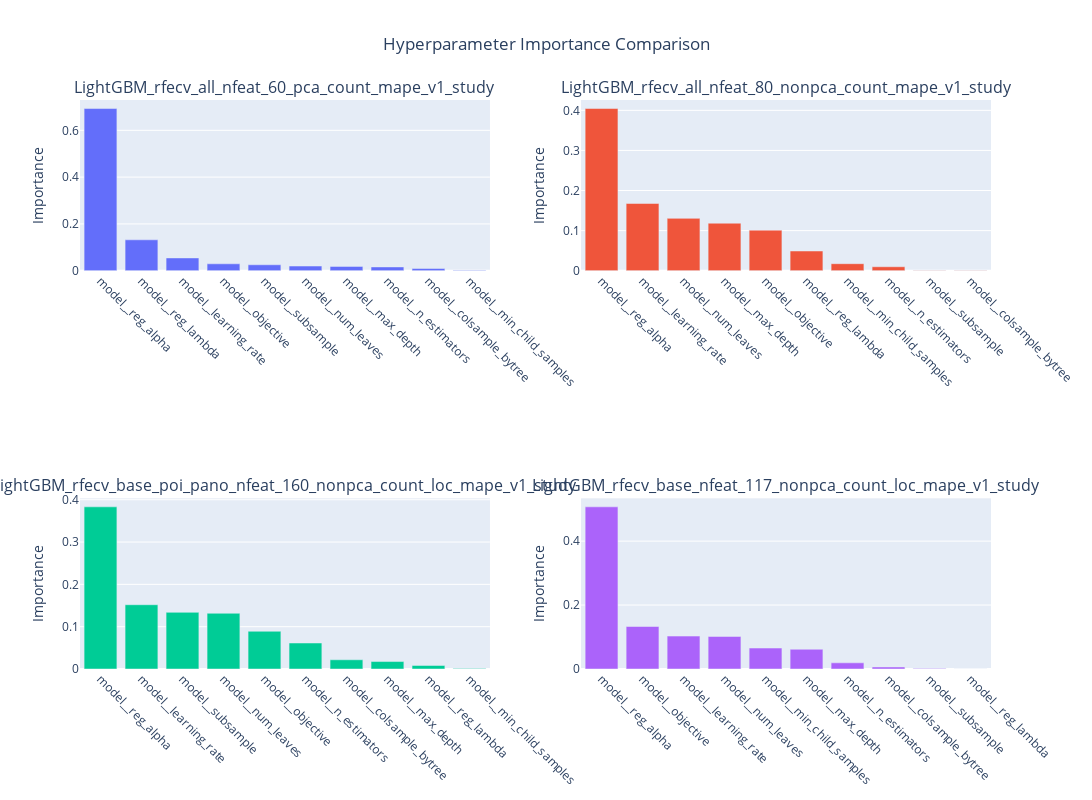

Notebook code for this chart:
### Code cell
# Compare hyperparameter importance and search spaces
fig = sp.make_subplots(
    rows=2, cols=2,
    subplot_titles=[name for name in studies_to_compare],
    vertical_spacing=0.4,
    horizontal_spacing=0.1
)

for idx, (name, study) in enumerate(loaded_studies.items()):
    row = idx // 2 + 1
    col = idx % 2 + 1
    
    # Get hyperparameter importance
    importance = optuna.importance.get_param_importances(study)
    params = list(importance.keys())
    scores = list(importance.values())
    
    # Add bar plot
    fig.add_trace(
        go.Bar(x=params, y=scores),
        row=row, col=col
    )
    
    # Update axes
    fig.update_xaxes(tickangle=45, row=row, col=col)
    fig.update_yaxes(title_text="Importance", row=row, col=col)

fig.update_layout(
    height=800,
    width=1200,
    title_text="Hyperparameter Importance Comparison",
    title_x=0.5,
    showlegend=False
)
fig.show()

# Analyze search spaces and best parameters
print("\nSearch Space Analysis:")
print("=" * 80)
for name, study in loaded_studies.items():
    print(f"\nStudy: {name}")
    print("-" * 40)
    
    best_trial = study.best_trial
    
    # Get all parameter names from all trials
    all_params = set()
    for trial in study.trials:
        all_params.update(trial.params.keys())
    
    # Analyze parameter ranges and best values
    for param in sorted(all_params):
        values = [t.params.get(param) for t in study.trials if param in t.params]
        if values:            
            # Check if values are numeric or categorical
            if all(isinstance(v, (int, float)) for v in values):

                
                # Check if best value is near bounds
                min_val, max_val = min(values), max(values)
                best_val = best_trial.params.get(param)
                if best_val is not None:
                    range_size = max_val - min_val
                    if range_size > 0 and (abs(best_val - min_val) < 0.05 * range_size or abs(best_val - max_val) < 0.05 * range_size):
                        print(f"\nParameter: {param}")
                        print(f"Range: [{min(values):.4f}, {max(values):.4f}]")
                        best_val = best_trial.params.get(param)
                        print(f"Best value: {best_val:.4f}")
                        if abs(best_val - min_val) < 0.05 * range_size:
                            print("⚠️ Best value is near lower bound - consider extending range lower")
                        elif abs(best_val - max_val) < 0.05 * range_size:
                            print("⚠️ Best value is near upper bound - consider extending range higher")
            else:
                unique_values = sorted(set(values))
                print(f"Categorical values: {unique_values}")
                print(f"Best value: {best_trial.params.get(param, 'N/A')}")

### Figure 1 — Plotly figure (JSON) as saved in the notebook; plotly's stock layout.template omitted (floating-point values rounded to 4 significant figures)
{"data": [{"type": "bar", "x": ["model__reg_alpha", "model__reg_lambda", "model__learning_rate", "model__objective", "model__subsample", "model__num_leaves", "model__max_depth", "model__n_estimators", "model__colsample_bytree", "model__min_child_samples"], "xaxis": "x", "y": [0.6932, 0.1321, 0.05458, 0.02946, 0.02532, 0.0199, 0.01837, 0.01611, 0.009312, 0.001676], "yaxis": "y"}, {"type": "bar", "x": ["model__reg_alpha", "model__learning_rate", "model__num_leaves", "model__max_depth", "model__objective", "model__reg_lambda", "model__min_child_samples", "model__n_estimators", "model__subsample", "model__colsample_bytree"], "xaxis": "x2", "y": [0.4046, 0.1677, 0.1306, 0.1185, 0.1011, 0.04914, 0.01748, 0.009857, 0.0007363, 0.0003149], "yaxis": "y2"}, {"type": "bar", "x": ["model__reg_alpha", "model__learning_rate", "model__subsample", "model__num_leaves", "model__objective", "model__n_estimators", "model__colsample_bytree", "model__max_depth", "model__reg_lambda", "model__min_child_samples"], "xaxis": "x3", "y": [0.3832, 0.1519, 0.1339, 0.1317, 0.08915, 0.06143, 0.02181, 0.01762, 0.008345, 0.0009688], "yaxis": "y3"}, {"type": "bar", "x": ["model__reg_alpha", "model__objective", "model__learning_rate", "model__num_leaves", "model__min_child_samples", "model__max_depth", "model__n_estimators", "model__colsample_bytree", "model__subsample", "model__reg_lambda"], "xaxis": "x4", "y": [0.5073, 0.1329, 0.103, 0.1018, 0.06556, 0.06181, 0.01933, 0.006362, 0.001883, 2.432e-05], "yaxis": "y4"}], "layout": {"annotations": [{"font": {"size": 16}, "showarrow": false, "text": "LightGBM_rfecv_all_nfeat_60_pca_count_mape_v1_study", "x": 0.225, "xanchor": "center", "xref": "paper", "y": 1, "yanchor": "bottom", "yref": "paper"}, {"font": {"size": 16}, "showarrow": false, "text": "LightGBM_rfecv_all_nfeat_80_nonpca_count_mape_v1_study", "x": 0.775, "xanchor": "center", "xref": "paper", "y": 1, "yanchor": "bottom", "yref": "paper"}, {"font": {"size": 16}, "showarrow": false, "text": "LightGBM_rfecv_base_poi_pano_nfeat_160_nonpca_count_loc_mape_v1_study", "x": 0.225, "xanchor": "center", "xref": "paper", "y": 0.3, "yanchor": "bottom", "yref": "paper"}, {"font": {"size": 16}, "showarrow": false, "text": "LightGBM_rfecv_base_nfeat_117_nonpca_count_loc_mape_v1_study", "x": 0.775, "xanchor": "center", "xref": "paper", "y": 0.3, "yanchor": "bottom", "yref": "paper"}], "height": 800, "showlegend": false, "title": {"text": "Hyperparameter Importance Comparison", "x": 0.5}, "width": 1200, "xaxis": {"anchor": "y", "domain": [0, 0.45], "tickangle": 45}, "xaxis2": {"anchor": "y2", "domain": [0.55, 1], "tickangle": 45}, "xaxis3": {"anchor": "y3", "domain": [0, 0.45], "tickangle": 45}, "xaxis4": {"anchor": "y4", "domain": [0.55, 1], "tickangle": 45}, "yaxis": {"anchor": "x", "domain": [0.7, 1], "title": {"text": "Importance"}}, "yaxis2": {"anchor": "x2", "domain": [0.7, 1], "title": {"text": "Importance"}}, "yaxis3": {"anchor": "x3", "domain": [0, 0.3], "title": {"text": "Importance"}}, "yaxis4": {"anchor": "x4", "domain": [0, 0.3], "title": {"text": "Importance"}}}}
